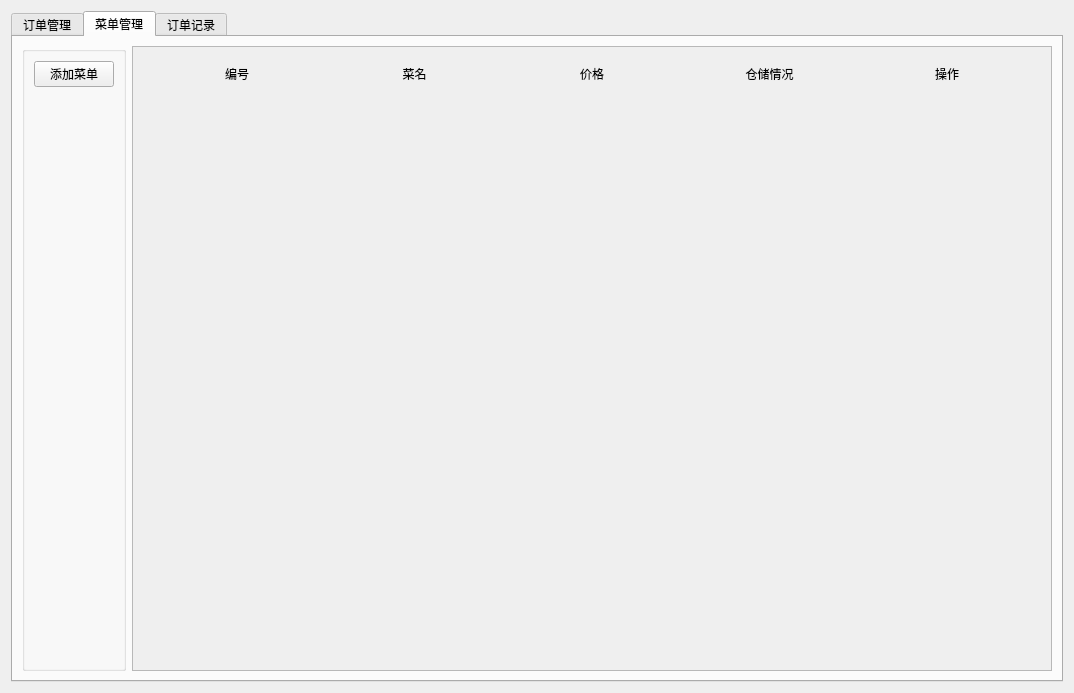
<?xml version="1.0" encoding="UTF-8"?>
<ui version="4.0">
 <class>AdministratorInterface</class>
 <widget class="QWidget" name="AdministratorInterface">
  <property name="geometry">
   <rect>
    <x>0</x>
    <y>0</y>
    <width>1074</width>
    <height>693</height>
   </rect>
  </property>
  <property name="windowTitle">
   <string>Form</string>
  </property>
  <layout class="QGridLayout" name="gridLayout">
   <item row="0" column="0">
    <widget class="QTabWidget" name="tabWidget">
     <property name="currentIndex">
      <number>1</number>
     </property>
     <widget class="QWidget" name="tab">
      <attribute name="title">
       <string>订单管理</string>
      </attribute>
      <layout class="QHBoxLayout" name="horizontalLayout">
       <item>
        <widget class="QGroupBox" name="groupBox">
         <property name="title">
          <string/>
         </property>
         <layout class="QVBoxLayout" name="verticalLayout">
          <item>
           <widget class="QPushButton" name="noFinished_pushButton">
            <property name="text">
             <string>未完成订单</string>
            </property>
           </widget>
          </item>
          <item>
           <widget class="QPushButton" name="pushButton_2">
            <property name="text">
             <string>已完成订单</string>
            </property>
           </widget>
          </item>
          <item>
           <widget class="QPushButton" name="pushButton_3">
            <property name="text">
             <string>已结算订单</string>
            </property>
           </widget>
          </item>
          <item>
           <spacer name="verticalSpacer">
            <property name="orientation">
             <enum>Qt::Vertical</enum>
            </property>
            <property name="sizeHint" stdset="0">
             <size>
              <width>20</width>
              <height>40</height>
             </size>
            </property>
           </spacer>
          </item>
         </layout>
        </widget>
       </item>
       <item>
        <widget class="QScrollArea" name="scrollArea">
         <property name="widgetResizable">
          <bool>true</bool>
         </property>
         <widget class="QWidget" name="scrollAreaWidgetContents">
          <property name="geometry">
           <rect>
            <x>0</x>
            <y>0</y>
            <width>865</width>
            <height>603</height>
           </rect>
          </property>
          <layout class="QVBoxLayout" name="verticalLayout_2">
           <item>
            <widget class="QWidget" name="widget" native="true">
             <layout class="QHBoxLayout" name="horizontalLayout_2">
              <item>
               <widget class="QLabel" name="label">
                <property name="text">
                 <string>订单编号</string>
                </property>
               </widget>
              </item>
              <item>
               <widget class="QLabel" name="label_2">
                <property name="text">
                 <string>座位号</string>
                </property>
               </widget>
              </item>
              <item>
               <widget class="QLabel" name="label_3">
                <property name="text">
                 <string>时间</string>
                </property>
               </widget>
              </item>
              <item>
               <widget class="QLabel" name="label_4">
                <property name="text">
                 <string>操作</string>
                </property>
               </widget>
              </item>
             </layout>
            </widget>
           </item>
           <item>
            <spacer name="verticalSpacer_2">
             <property name="orientation">
              <enum>Qt::Vertical</enum>
             </property>
             <property name="sizeHint" stdset="0">
              <size>
               <width>20</width>
               <height>40</height>
              </size>
             </property>
            </spacer>
           </item>
          </layout>
         </widget>
        </widget>
       </item>
      </layout>
     </widget>
     <widget class="QWidget" name="tab_2">
      <attribute name="title">
       <string>菜单管理</string>
      </attribute>
      <layout class="QHBoxLayout" name="horizontalLayout_5">
       <item>
        <widget class="QGroupBox" name="groupBox_2">
         <property name="title">
          <string/>
         </property>
         <layout class="QVBoxLayout" name="verticalLayout_4">
          <item>
           <widget class="QPushButton" name="pushButton_4">
            <property name="text">
             <string>添加菜单</string>
            </property>
           </widget>
          </item>
          <item>
           <spacer name="verticalSpacer_4">
            <property name="orientation">
             <enum>Qt::Vertical</enum>
            </property>
            <property name="sizeHint" stdset="0">
             <size>
              <width>20</width>
              <height>40</height>
             </size>
            </property>
           </spacer>
          </item>
         </layout>
        </widget>
       </item>
       <item>
        <widget class="QScrollArea" name="scrollArea_3">
         <property name="widgetResizable">
          <bool>true</bool>
         </property>
         <widget class="QWidget" name="scrollAreaWidgetContents_3">
          <property name="geometry">
           <rect>
            <x>0</x>
            <y>0</y>
            <width>865</width>
            <height>603</height>
           </rect>
          </property>
          <layout class="QVBoxLayout" name="verticalLayout_5">
           <item>
            <widget class="QWidget" name="widget_4" native="true">
             <layout class="QHBoxLayout" name="horizontalLayout_6">
              <item>
               <widget class="QLabel" name="label_10">
                <property name="text">
                 <string>编号</string>
                </property>
                <property name="alignment">
                 <set>Qt::AlignCenter</set>
                </property>
               </widget>
              </item>
              <item>
               <widget class="QLabel" name="label_11">
                <property name="text">
                 <string>菜名</string>
                </property>
                <property name="alignment">
                 <set>Qt::AlignCenter</set>
                </property>
               </widget>
              </item>
              <item>
               <widget class="QLabel" name="label_12">
                <property name="text">
                 <string>价格</string>
                </property>
                <property name="alignment">
                 <set>Qt::AlignCenter</set>
                </property>
               </widget>
              </item>
              <item>
               <widget class="QLabel" name="label_13">
                <property name="text">
                 <string>仓储情况</string>
                </property>
                <property name="alignment">
                 <set>Qt::AlignCenter</set>
                </property>
               </widget>
              </item>
              <item>
               <widget class="QLabel" name="label_14">
                <property name="text">
                 <string>操作</string>
                </property>
                <property name="alignment">
                 <set>Qt::AlignCenter</set>
                </property>
               </widget>
              </item>
             </layout>
            </widget>
           </item>
           <item>
            <spacer name="verticalSpacer_5">
             <property name="orientation">
              <enum>Qt::Vertical</enum>
             </property>
             <property name="sizeHint" stdset="0">
              <size>
               <width>20</width>
               <height>40</height>
              </size>
             </property>
            </spacer>
           </item>
          </layout>
         </widget>
        </widget>
       </item>
      </layout>
     </widget>
     <widget class="QWidget" name="tab_3">
      <attribute name="title">
       <string>订单记录</string>
      </attribute>
      <layout class="QGridLayout" name="gridLayout_2">
       <item row="1" column="0">
        <widget class="QScrollArea" name="scrollArea_2">
         <property name="widgetResizable">
          <bool>true</bool>
         </property>
         <widget class="QWidget" name="scrollAreaWidgetContents_2">
          <property name="geometry">
           <rect>
            <x>0</x>
            <y>0</y>
            <width>1014</width>
            <height>534</height>
           </rect>
          </property>
          <layout class="QVBoxLayout" name="verticalLayout_3">
           <item>
            <widget class="QWidget" name="widget_2" native="true">
             <layout class="QHBoxLayout" name="horizontalLayout_3">
              <item>
               <widget class="QLabel" name="label_5">
                <property name="text">
                 <string>订单编号</string>
                </property>
               </widget>
              </item>
              <item>
               <widget class="QLabel" name="label_6">
                <property name="text">
                 <string>座位号</string>
                </property>
               </widget>
              </item>
              <item>
               <widget class="QLabel" name="label_7">
                <property name="text">
                 <string>时间</string>
                </property>
               </widget>
              </item>
              <item>
               <widget class="QLabel" name="label_8">
                <property name="text">
                 <string>操作</string>
                </property>
               </widget>
              </item>
             </layout>
            </widget>
           </item>
           <item>
            <spacer name="verticalSpacer_3">
             <property name="orientation">
              <enum>Qt::Vertical</enum>
             </property>
             <property name="sizeHint" stdset="0">
              <size>
               <width>20</width>
               <height>40</height>
              </size>
             </property>
            </spacer>
           </item>
          </layout>
         </widget>
        </widget>
       </item>
       <item row="0" column="0">
        <widget class="QWidget" name="widget_3" native="true">
         <layout class="QHBoxLayout" name="horizontalLayout_4">
          <item>
           <widget class="QLabel" name="label_9">
            <property name="text">
             <string>查询方式：</string>
            </property>
           </widget>
          </item>
          <item>
           <widget class="QComboBox" name="comboBox">
            <item>
             <property name="text">
              <string>按编号</string>
             </property>
            </item>
            <item>
             <property name="text">
              <string>按时间</string>
             </property>
            </item>
           </widget>
          </item>
          <item>
           <widget class="QLineEdit" name="lineEdit"/>
          </item>
          <item>
           <widget class="QPushButton" name="pushButton">
            <property name="text">
             <string>查询订单</string>
            </property>
           </widget>
          </item>
         </layout>
        </widget>
       </item>
      </layout>
     </widget>
    </widget>
   </item>
  </layout>
 </widget>
 <resources/>
 <connections/>
</ui>
